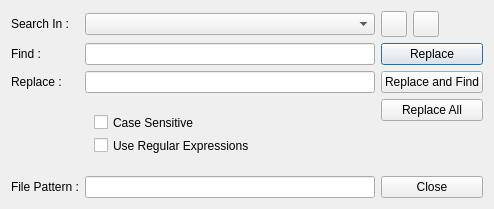
<?xml version="1.0" encoding="UTF-8"?>
<ui version="4.0">
 <class>AdvancedSearchDialog</class>
 <widget class="QDialog" name="AdvancedSearchDialog">
  <property name="windowModality">
   <enum>Qt::NonModal</enum>
  </property>
  <property name="geometry">
   <rect>
    <x>0</x>
    <y>0</y>
    <width>494</width>
    <height>209</height>
   </rect>
  </property>
  <property name="windowTitle">
   <string>Dialog</string>
  </property>
  <property name="modal">
   <bool>true</bool>
  </property>
  <layout class="QGridLayout" name="gridLayout">
   <item row="0" column="0">
    <widget class="QLabel" name="label">
     <property name="text">
      <string>Search In :</string>
     </property>
    </widget>
   </item>
   <item row="0" column="1">
    <widget class="QComboBox" name="context"/>
   </item>
   <item row="2" column="0">
    <widget class="QLabel" name="label_2">
     <property name="text">
      <string>Find :</string>
     </property>
    </widget>
   </item>
   <item row="2" column="1">
    <widget class="QLineEdit" name="find"/>
   </item>
   <item row="3" column="0">
    <widget class="QLabel" name="label_3">
     <property name="text">
      <string>Replace :</string>
     </property>
    </widget>
   </item>
   <item row="3" column="1">
    <widget class="QLineEdit" name="replace"/>
   </item>
   <item row="4" column="1" rowspan="2">
    <widget class="QWidget" name="widget" native="true">
     <property name="maximumSize">
      <size>
       <width>16777215</width>
       <height>40</height>
      </size>
     </property>
     <layout class="QGridLayout" name="gridLayout_2">
      <property name="topMargin">
       <number>0</number>
      </property>
      <property name="bottomMargin">
       <number>0</number>
      </property>
      <property name="spacing">
       <number>-1</number>
      </property>
      <item row="0" column="0">
       <widget class="QCheckBox" name="caseSensitive">
        <property name="text">
         <string>Case Sensitive</string>
        </property>
       </widget>
      </item>
      <item row="1" column="0">
       <widget class="QCheckBox" name="regularExpressions">
        <property name="text">
         <string>Use Regular Expressions</string>
        </property>
       </widget>
      </item>
     </layout>
    </widget>
   </item>
   <item row="6" column="1">
    <widget class="QLineEdit" name="filePattern"/>
   </item>
   <item row="6" column="0">
    <widget class="QLabel" name="label_4">
     <property name="text">
      <string>File Pattern :</string>
     </property>
    </widget>
   </item>
   <item row="2" column="2" colspan="3">
    <widget class="QPushButton" name="replaceButton">
     <property name="text">
      <string>Replace</string>
     </property>
    </widget>
   </item>
   <item row="3" column="2" colspan="3">
    <widget class="QPushButton" name="replaceFindButton">
     <property name="text">
      <string>Replace and Find</string>
     </property>
    </widget>
   </item>
   <item row="4" column="2" colspan="3">
    <widget class="QPushButton" name="replaceAllButton">
     <property name="text">
      <string>Replace All</string>
     </property>
    </widget>
   </item>
   <item row="0" column="2">
    <widget class="QPushButton" name="previousButton">
     <property name="sizePolicy">
      <sizepolicy hsizetype="Fixed" vsizetype="Fixed">
       <horstretch>0</horstretch>
       <verstretch>0</verstretch>
      </sizepolicy>
     </property>
     <property name="minimumSize">
      <size>
       <width>26</width>
       <height>26</height>
      </size>
     </property>
     <property name="maximumSize">
      <size>
       <width>26</width>
       <height>26</height>
      </size>
     </property>
     <property name="text">
      <string/>
     </property>
     <property name="icon">
      <iconset resource="../resources.qrc">
       <normaloff>:/icons/previous.png</normaloff>:/icons/previous.png</iconset>
     </property>
    </widget>
   </item>
   <item row="0" column="3">
    <widget class="QPushButton" name="nextButton">
     <property name="minimumSize">
      <size>
       <width>26</width>
       <height>26</height>
      </size>
     </property>
     <property name="maximumSize">
      <size>
       <width>26</width>
       <height>26</height>
      </size>
     </property>
     <property name="text">
      <string/>
     </property>
     <property name="icon">
      <iconset resource="../resources.qrc">
       <normaloff>:/icons/next.png</normaloff>:/icons/next.png</iconset>
     </property>
    </widget>
   </item>
   <item row="6" column="2" colspan="3">
    <widget class="QPushButton" name="closeButton">
     <property name="text">
      <string>Close</string>
     </property>
    </widget>
   </item>
  </layout>
 </widget>
 <resources>
  <include location="../resources.qrc"/>
 </resources>
 <connections/>
</ui>
